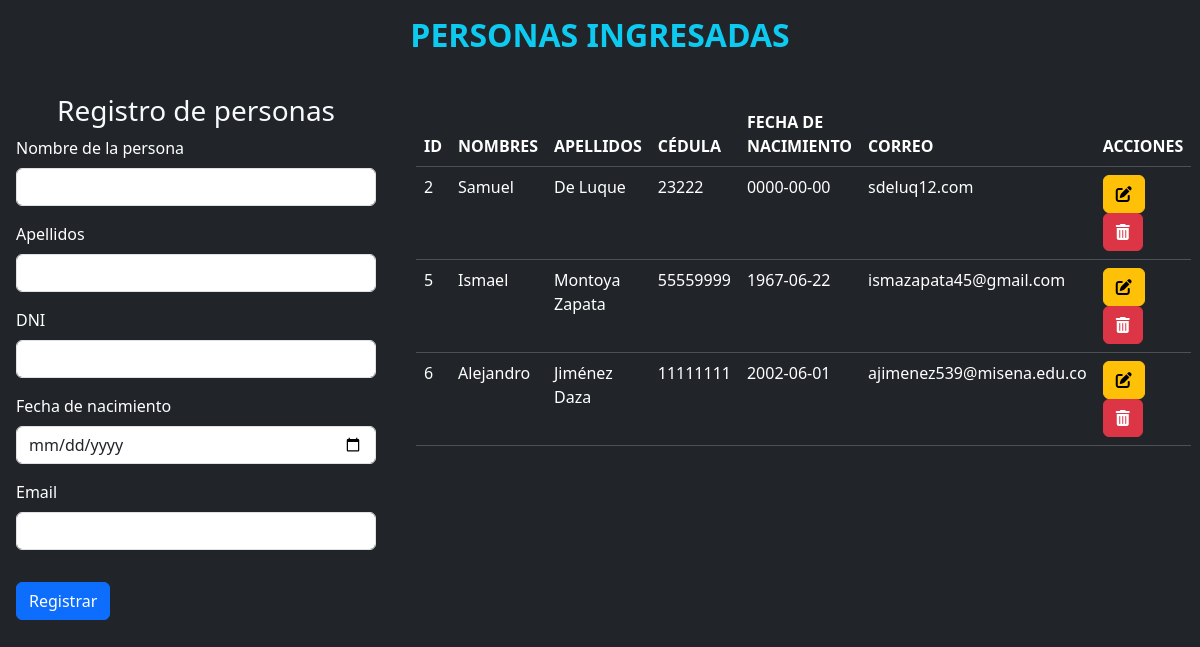
The page / on the database its author committed.
### tables this page shows
CREATE TABLE `persona` (
  `id_persona` int(11) NOT NULL,
  `nombre` varchar(60) DEFAULT NULL,
  `apellido` varchar(60) DEFAULT NULL,
  `dni` int(11) DEFAULT NULL,
  `fecha_nac` date DEFAULT NULL,
  `correo` varchar(100) DEFAULT NULL
);

### index.php (the view, shortened to what this page needs)
<!DOCTYPE html>
<html lang="en">
<head>
    <link href="https://cdn.jsdelivr.net/npm/bootstrap@5.3.3/dist/css/bootstrap.min.css" rel="stylesheet">
    <link rel="stylesheet" href="css/style.css">
</head>
<body style="background-color: #212529;">
    <div class="titulo-pagina">
        <h1 class="text-center p-3 text-info" id="titulo-head">PERSONAS INGRESADAS</h1>
    </div>
    <div class="container-fluid row">
        <form class="col-4 p-3" method="post">
            <h3 class="text-center text-light">Registro de personas</h3>
            <div class="mb-3">
                <label for="exampleInputEmail1" class="form-label text-white">Nombre de la persona</label>
                <input type="text" class="form-control" name="nombre">
            </div>
            <div class="mb-3">
                <label for="exampleInputEmail1" class="form-label text-white">Apellidos</label>
                <input type="text" class="form-control" name="apellido">
            </div>
            <div class="mb-3">
                <label for="exampleInputEmail1" class="form-label text-white">DNI</label>
                <input type="text" class="form-control" name="dni">
            </div>
            <div class="mb-3">
                <label for="exampleInputEmail1" class="form-label text-white">Fecha de nacimiento</label>
                <input type="date" class="form-control" name="fecha">
            </div>
            <div class="mb-3">
                <label for="exampleInputEmail1" class="form-label text-white">Email</label>
                <input type="email" class="form-control" name="email">
            </div>
            <button type="submit" class="btn btn-primary mt-3" name="btn-registrar" value="ok">Registrar</button>
        </form>
        <div class="col-8 p-4">
            <table class="table table-dark table-hover">
                <thead>
                    <tr>
                        <th scope="col">ID</th>
                        <th scope="col">NOMBRES</th>
                        <th scope="col">APELLIDOS</th>
                        <th scope="col">CÉDULA</th>
                        <th scope="col">FECHA DE NACIMIENTO</th>
                        <th scope="col">CORREO</th>
                        <th scope="col">ACCIONES</th>
                    </tr>
                </thead>
                <tbody>
                    <?php
                    include "modelo/conexion.php";
                    $sql = $conexion->query("SELECT * FROM persona");
                    while ($data = $sql->fetch_object()) { ?>
                        <tr>
                            <td><?= $data->id_persona ?></td>
                            <td><?= $data->nombre ?></td>
                            <td><?= $data->apellido ?></td>
                            <td><?= $data->dni ?></td>
                            <td><?= $data->fecha_nac ?></td>
                            <td><?= $data->correo ?></td>
                            <td>
                                <a href="modificar.php?id=<?= $data->id_persona ?>" class="btn btn-small btn-warning"><i class="fa-solid fa-pen-to-square"></i></a>
                                <a onclick="return eliminar()" href="index.php?id=<?= $data->id_persona ?>" class="btn btn-small btn-danger"><i class="fa-solid fa-trash-can"></i></a>
                            </td>
                        </tr>
                    <?php
                    }
                    ?>
                </tbody>
            </table>
        </div>
    </div>
</body>
</html>

### css/style.css (style rules this page uses)
#titulo-head { font-size: 32px; white-space: nowrap; font-weight: 600; }

### rows shown on the page
persona: id_persona "2", nombre "Samuel", apellido "De Luque", dni "23222", fecha_nac "0000-00-00", correo "sdeluq12.com"
persona: id_persona "5", nombre "Ismael", apellido "Montoya Zapata", dni "55559999", fecha_nac "1967-06-22", correo "ismazapata45@gmail.com"
persona: id_persona "6", nombre "Alejandro", apellido "Jiménez Daza", dni "11111111", fecha_nac "2002-06-01", correo "ajimenez539@misena.edu.co"
